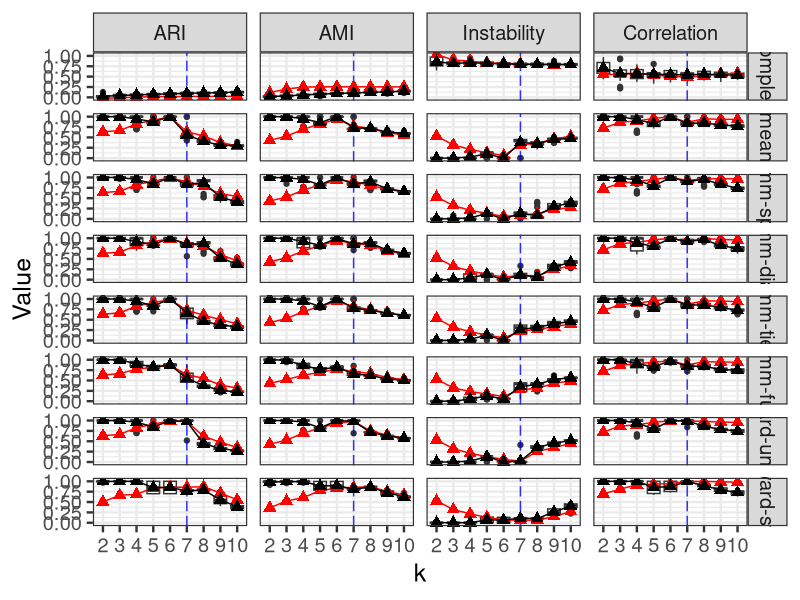

Write the R code that produced this figure.
require(reshape2)
require(plyr)
require(ggplot2)

data <- read.csv('simulation_results_rsph6.5.csv')
data$k <- as.factor(data$k)
data <- data[,-1]
data_ <- melt(data, value.name='Value', variable.name='Index')
# relevel factor Index for plotting order
data_$Algorithm <- factor(data_$Algorithm, levels=c('complete', 'kmeans',
                                            'gmm-sph', 'gmm-diag',
                                            'gmm-tied', 'gmm-full',
                                            'ward-unstr', 'ward-str'))

data_gt <- subset(data_, Index %in% c('ARI_GT', 'AMI_GT', 'Instability_GT',
                                      'Correlation_GT'))
data_ <- subset(data_, Index %in% c('ARI', 'AMI', 'Instability', 
                                    'Correlation'))
data_gt$Index <- mapvalues(data_gt$Index, 
                           from=c('ARI_GT', 'AMI_GT', 'Instability_GT', 
                                  'Correlation_GT'),
                           to=c('ARI', 'AMI', 'Instability', 'Correlation'))

simulated_plot <- 
ggplot(data_, aes(k, Value, group=k)) + 
    geom_boxplot() + 
    # true k
    geom_vline(xintercept=6, color='blue', linetype='longdash', alpha=.8) +
    # plot ground truth curve
    stat_summary(data=data_gt, fun.y=mean, geom='line', 
                 aes(group=1), color='red') +
    stat_summary(data=data_gt, fun.y=mean, aes(group=1), color='red',
                 geom='point', shape=17, size=3) +
    # plot stability
    stat_summary(fun.y=mean, geom='line', aes(group=1)) +
    stat_summary(fun.y=mean, aes(group=1),  
                 geom='point', shape=17, size=3) +
    facet_grid(Algorithm ~ Index) + 
    theme_bw(base_size=18)

fnout <- 'simulation_results_rsph6.5.pdf'
cat(paste('Saving', fnout, '\n'))

pdf(file=fnout, onefile=F, title='', 
paper='special', width=12, height=24, bg='white')
simulated_plot
dev.off()
